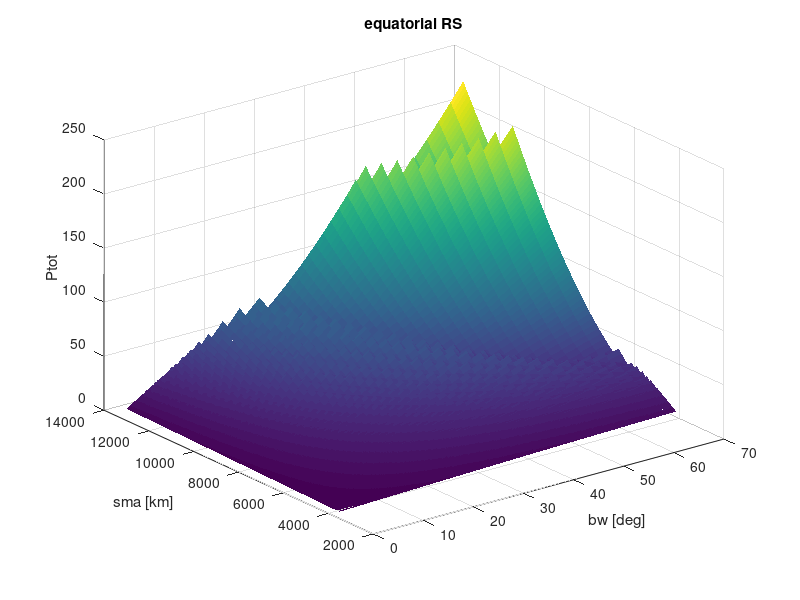

Reproduce this figure in MATLAB.
clc; clear; close all;
load('beamwith.mat')

hmin = 500;
RM = 3393;
h_sat = SMa - RM;
SMa = SMa(h_sat > hmin);
Psat = P_sat((h_sat > hmin), :)';
h_sat = SMa - RM;

Nb = length(bw);
Na = length(SMa);
Ptot = zeros(Nb, Na);
Nsat = zeros(Nb, Na);
R = zeros(Nb, Na);
for i = 1:Nb
    gamma = deg2rad(bw(i)/2);
    for j = 1:Na
        R(i, j) = abs(pi/2 - gamma - acos( cos(pi/2 - gamma) * (1 + h_sat(j) / RM) ));
        Nsat(i, j) = ceil(pi/R(i, j)); 
        Ptot(i, j) = Psat(i, j)*Nsat(i, j);
    end
end

Rdeg = R*180/pi;
LatRange = 30;

feasible_map = Rdeg >= LatRange;


% inf_map = not(feasible_map);
Ptot_feasible = feasible_map.*Ptot;
Ptot_feasible(not(feasible_map)) = NaN;
[Pmin, rows] = min(Ptot_feasible);
[Pmin, col] = min(Pmin);
row = rows(col); 
amin = SMa(col);
bmin = bw(row);
Nsatmin = Nsat(row, col);
P_per_sat = Pmin/Nsatmin;


surf(bw, SMa, Ptot', 'EdgeColor', 'none')
xlabel('bw [deg]'), ylabel('sma [km]'), zlabel('Ptot')
title('equatorial RS')

clearvars -except amin bmin Nsatmin Pmin P_per_sat
